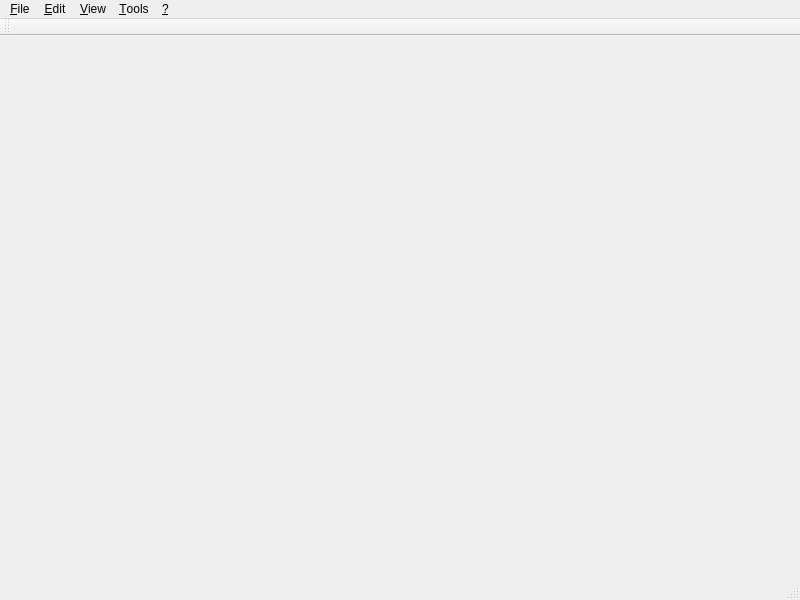
<?xml version="1.0" encoding="UTF-8"?>
<ui version="4.0">
 <class>FrameBrowser</class>
 <widget class="QMainWindow" name="FrameBrowser">
  <property name="geometry">
   <rect>
    <x>0</x>
    <y>0</y>
    <width>800</width>
    <height>600</height>
   </rect>
  </property>
  <property name="windowTitle">
   <string>new::unnamed[*]</string>
  </property>
  <widget class="FrameDocument" name="frameDoc_"/>
  <widget class="QMenuBar" name="barMenu_">
   <property name="geometry">
    <rect>
     <x>0</x>
     <y>0</y>
     <width>800</width>
     <height>22</height>
    </rect>
   </property>
   <widget class="QMenu" name="menuFile_">
    <property name="title">
     <string>&amp;File</string>
    </property>
    <widget class="QMenu" name="menuRecent_">
     <property name="title">
      <string>R&amp;ecent</string>
     </property>
     <addaction name="actionForgetAll_"/>
     <addaction name="actionForget_"/>
     <addaction name="separator"/>
     <addaction name="actionRecentFiles_"/>
    </widget>
    <addaction name="actionNew_"/>
    <addaction name="actionClone_"/>
    <addaction name="separator"/>
    <addaction name="actionOpen_"/>
    <addaction name="actionReload_"/>
    <addaction name="menuRecent_"/>
    <addaction name="separator"/>
    <addaction name="actionSave_"/>
    <addaction name="actionSaveAs_"/>
    <addaction name="actionExport_"/>
    <addaction name="separator"/>
    <addaction name="actionProperties_"/>
    <addaction name="separator"/>
    <addaction name="actionClose_"/>
    <addaction name="actionExit_"/>
   </widget>
   <widget class="QMenu" name="menuHelp_">
    <property name="title">
     <string>&amp;?</string>
    </property>
    <addaction name="actionAbout_"/>
    <addaction name="actionAboutQt_"/>
   </widget>
   <widget class="QMenu" name="menuView_">
    <property name="title">
     <string>&amp;View</string>
    </property>
    <widget class="QMenu" name="menuTextSource_">
     <property name="title">
      <string>Te&amp;xt source</string>
     </property>
     <addaction name="actionSetSourceFont_"/>
    </widget>
    <widget class="QMenu" name="menuViewMolecule_">
     <property name="title">
      <string>View &amp;molecule</string>
     </property>
     <widget class="QMenu" name="menuProject_">
      <property name="title">
       <string>Pro&amp;ject</string>
      </property>
      <addaction name="actionProjectPerspective_"/>
      <addaction name="actionProjectOrthogonal_"/>
      <addaction name="separator"/>
      <addaction name="actionProjectReset_"/>
     </widget>
     <addaction name="actionBgColor_"/>
     <addaction name="separator"/>
     <addaction name="actionViewMoleculeFast_"/>
     <addaction name="separator"/>
     <addaction name="actionViewMoleculeSticks_"/>
     <addaction name="actionViewMoleculeBalls_"/>
     <addaction name="actionViewMoleculeSpheres_"/>
     <addaction name="separator"/>
     <addaction name="menuProject_"/>
    </widget>
    <widget class="QMenu" name="menuTabbed_">
     <property name="title">
      <string>&amp;Tabbed views</string>
     </property>
     <addaction name="actionTextSource_"/>
     <addaction name="actionViewMolecule_"/>
    </widget>
    <addaction name="actionElements_"/>
    <addaction name="actionFullScreen_"/>
    <addaction name="menuTabbed_"/>
    <addaction name="separator"/>
    <addaction name="actionPrint_"/>
    <addaction name="actionPrintPreview_"/>
    <addaction name="separator"/>
    <addaction name="menuTextSource_"/>
    <addaction name="menuViewMolecule_"/>
    <addaction name="separator"/>
    <addaction name="actionViewStatus_"/>
   </widget>
   <widget class="QMenu" name="menuEdit_">
    <property name="title">
     <string>&amp;Edit</string>
    </property>
    <addaction name="actionUndo_"/>
    <addaction name="actionRedo_"/>
    <addaction name="separator"/>
    <addaction name="actionCut_"/>
    <addaction name="actionCopy_"/>
    <addaction name="actionPaste_"/>
    <addaction name="separator"/>
    <addaction name="actionClear_"/>
    <addaction name="actionClearAll_"/>
   </widget>
   <widget class="QMenu" name="menuTools_">
    <property name="title">
     <string>&amp;Tools</string>
    </property>
    <addaction name="actionPageSetup_"/>
    <addaction name="actionPrintSetup_"/>
    <addaction name="separator"/>
    <addaction name="actionOptions_"/>
   </widget>
   <addaction name="menuFile_"/>
   <addaction name="menuEdit_"/>
   <addaction name="menuView_"/>
   <addaction name="menuTools_"/>
   <addaction name="menuHelp_"/>
  </widget>
  <widget class="QStatusBar" name="barStatus_"/>
  <widget class="QToolBar" name="barTools_">
   <property name="windowTitle">
    <string>Tools</string>
   </property>
   <attribute name="toolBarArea">
    <enum>TopToolBarArea</enum>
   </attribute>
   <attribute name="toolBarBreak">
    <bool>false</bool>
   </attribute>
  </widget>
  <action name="actionClose_">
   <property name="text">
    <string>&amp;Close</string>
   </property>
  </action>
  <action name="actionExit_">
   <property name="text">
    <string>E&amp;xit</string>
   </property>
  </action>
  <action name="actionAbout_">
   <property name="text">
    <string>&amp;About..</string>
   </property>
  </action>
  <action name="actionAboutQt_">
   <property name="text">
    <string>About &amp;Qt..</string>
   </property>
  </action>
  <action name="actionNew_">
   <property name="text">
    <string>&amp;New..</string>
   </property>
  </action>
  <action name="actionPaste_">
   <property name="text">
    <string>&amp;Paste</string>
   </property>
  </action>
  <action name="actionCopy_">
   <property name="text">
    <string>&amp;Copy</string>
   </property>
  </action>
  <action name="actionCut_">
   <property name="text">
    <string>Cu&amp;t</string>
   </property>
  </action>
  <action name="actionClear_">
   <property name="text">
    <string>Cl&amp;ear</string>
   </property>
  </action>
  <action name="actionClearAll_">
   <property name="text">
    <string>Clear &amp;all</string>
   </property>
  </action>
  <action name="actionTextSource_">
   <property name="checkable">
    <bool>true</bool>
   </property>
   <property name="text">
    <string>Show &amp;source</string>
   </property>
  </action>
  <action name="actionViewMolecule_">
   <property name="checkable">
    <bool>true</bool>
   </property>
   <property name="text">
    <string>Show &amp;molecule</string>
   </property>
  </action>
  <action name="actionBgColor_">
   <property name="text">
    <string>&amp;Background color..</string>
   </property>
  </action>
  <action name="actionViewStatus_">
   <property name="text">
    <string>&amp;Status bar</string>
   </property>
  </action>
  <action name="actionOptions_">
   <property name="text">
    <string>&amp;Options..</string>
   </property>
  </action>
  <action name="actionProperties_">
   <property name="text">
    <string>Proper&amp;ties..</string>
   </property>
  </action>
  <action name="actionOpen_">
   <property name="text">
    <string>&amp;Open..</string>
   </property>
  </action>
  <action name="actionSave_">
   <property name="text">
    <string>&amp;Save</string>
   </property>
  </action>
  <action name="actionSaveAs_">
   <property name="text">
    <string>S&amp;ave as..</string>
   </property>
  </action>
  <action name="actionReload_">
   <property name="text">
    <string>&amp;Reload</string>
   </property>
  </action>
  <action name="actionUndo_">
   <property name="text">
    <string>&amp;Undo</string>
   </property>
  </action>
  <action name="actionRedo_">
   <property name="text">
    <string>&amp;Redo</string>
   </property>
  </action>
  <action name="actionForget_">
   <property name="text">
    <string>&amp;Forget</string>
   </property>
   <property name="statusTip">
    <string>Remove the current file path from the Recent File list</string>
   </property>
  </action>
  <action name="actionSetSourceFont_">
   <property name="text">
    <string>Set &amp;font..</string>
   </property>
  </action>
  <action name="actionForgetAll_">
   <property name="text">
    <string>Forget &amp;all</string>
   </property>
   <property name="statusTip">
    <string>Clear the whole Recent File list</string>
   </property>
  </action>
  <action name="actionElements_">
   <property name="text">
    <string>&amp;Elements..</string>
   </property>
  </action>
  <action name="actionRecentFiles_">
   <property name="text">
    <string>More recent &amp;files..</string>
   </property>
  </action>
  <action name="actionClone_">
   <property name="text">
    <string>C&amp;lone current</string>
   </property>
  </action>
  <action name="actionExport_">
   <property name="text">
    <string>Export &amp;as..</string>
   </property>
  </action>
  <action name="actionViewMoleculeSticks_">
   <property name="text">
    <string>&amp;Sticks only</string>
   </property>
  </action>
  <action name="actionViewMoleculeBalls_">
   <property name="text">
    <string>&amp;Balls and sticks</string>
   </property>
  </action>
  <action name="actionViewMoleculeSpheres_">
   <property name="text">
    <string>&amp;Atomic spheres</string>
   </property>
  </action>
  <action name="actionViewMoleculeFast_">
   <property name="text">
    <string>&amp;Fast render</string>
   </property>
  </action>
  <action name="actionProjectPerspective_">
   <property name="text">
    <string>&amp;Perspective</string>
   </property>
  </action>
  <action name="actionProjectOrthogonal_">
   <property name="text">
    <string>&amp;Orthogonal</string>
   </property>
  </action>
  <action name="actionProjectReset_">
   <property name="text">
    <string>&amp;Reset</string>
   </property>
  </action>
  <action name="actionFullScreen_">
   <property name="text">
    <string>&amp;Full screen</string>
   </property>
  </action>
  <action name="actionPrintPreview_">
   <property name="text">
    <string>Print pre&amp;view</string>
   </property>
  </action>
  <action name="actionPageSetup_">
   <property name="text">
    <string>Pa&amp;ge setup..</string>
   </property>
  </action>
  <action name="actionPrintSetup_">
   <property name="text">
    <string>P&amp;rint setup..</string>
   </property>
  </action>
  <action name="actionPrint_">
   <property name="text">
    <string>&amp;Print</string>
   </property>
  </action>
 </widget>
 <customwidgets>
  <customwidget>
   <class>FrameDocument</class>
   <extends>QTabWidget</extends>
   <header>FrameDocument.h</header>
   <container>1</container>
  </customwidget>
 </customwidgets>
 <resources/>
 <connections/>
</ui>
